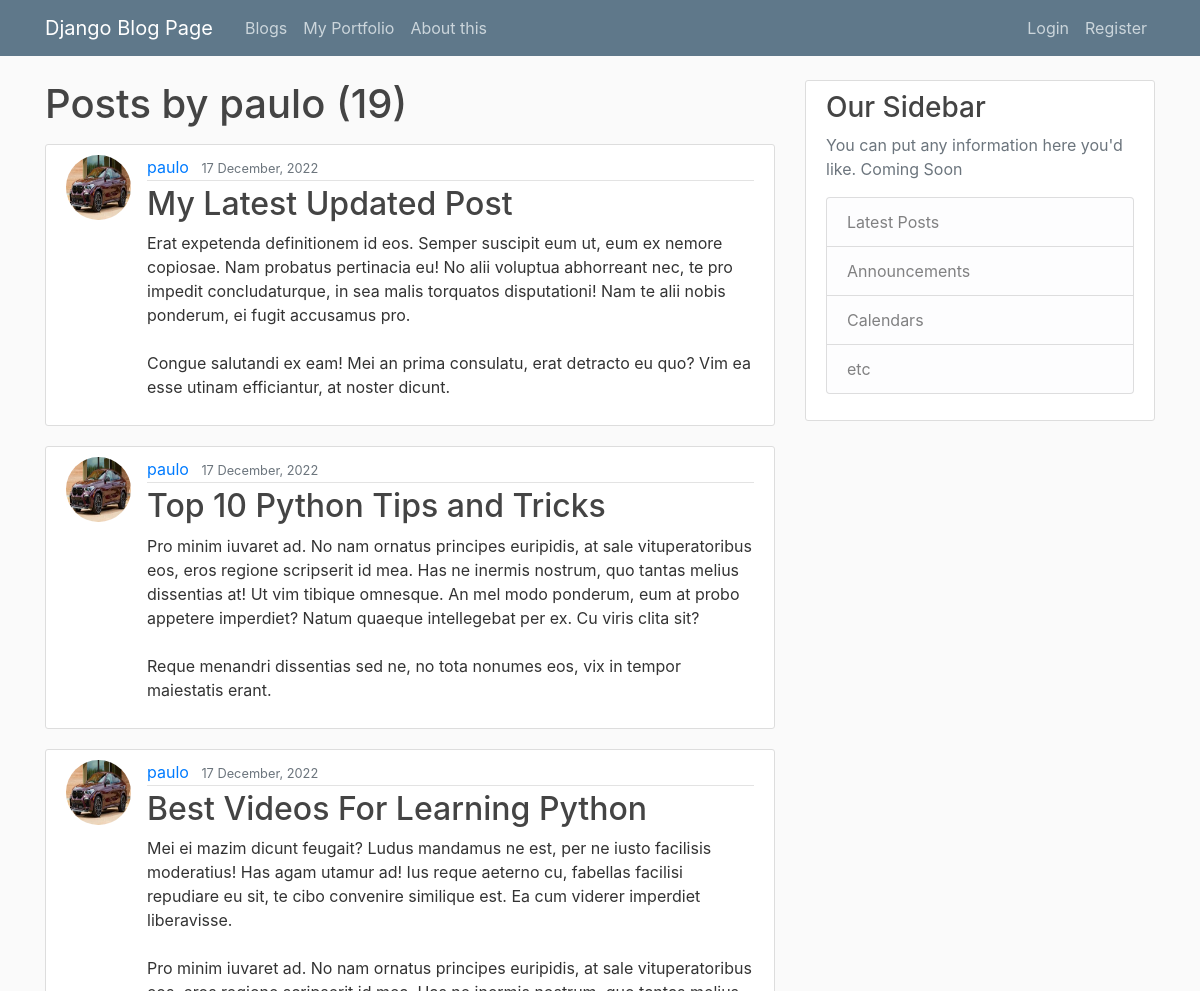
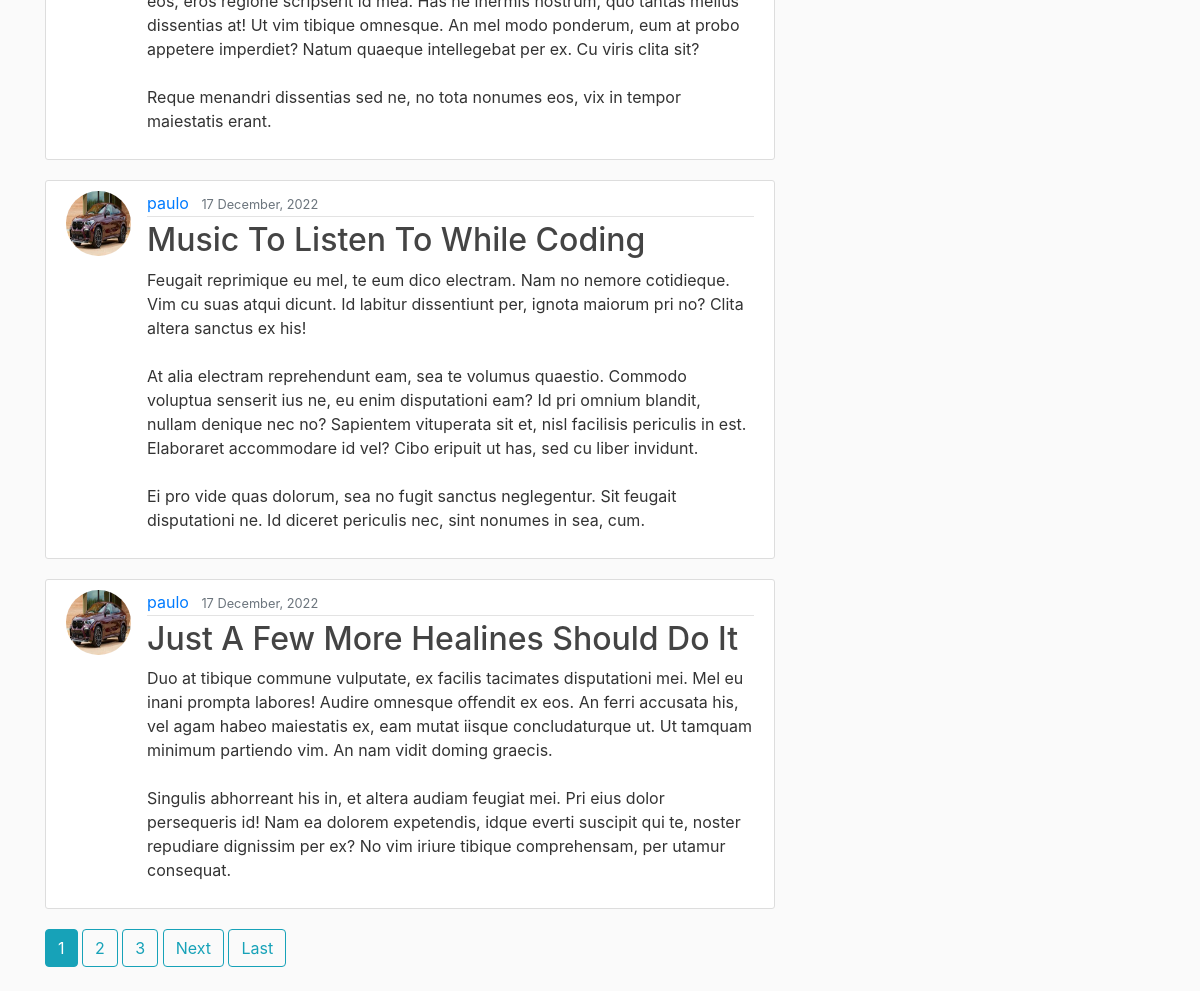
Page /post/paulo/ on the earlier database version (2 pictures, top to bottom).
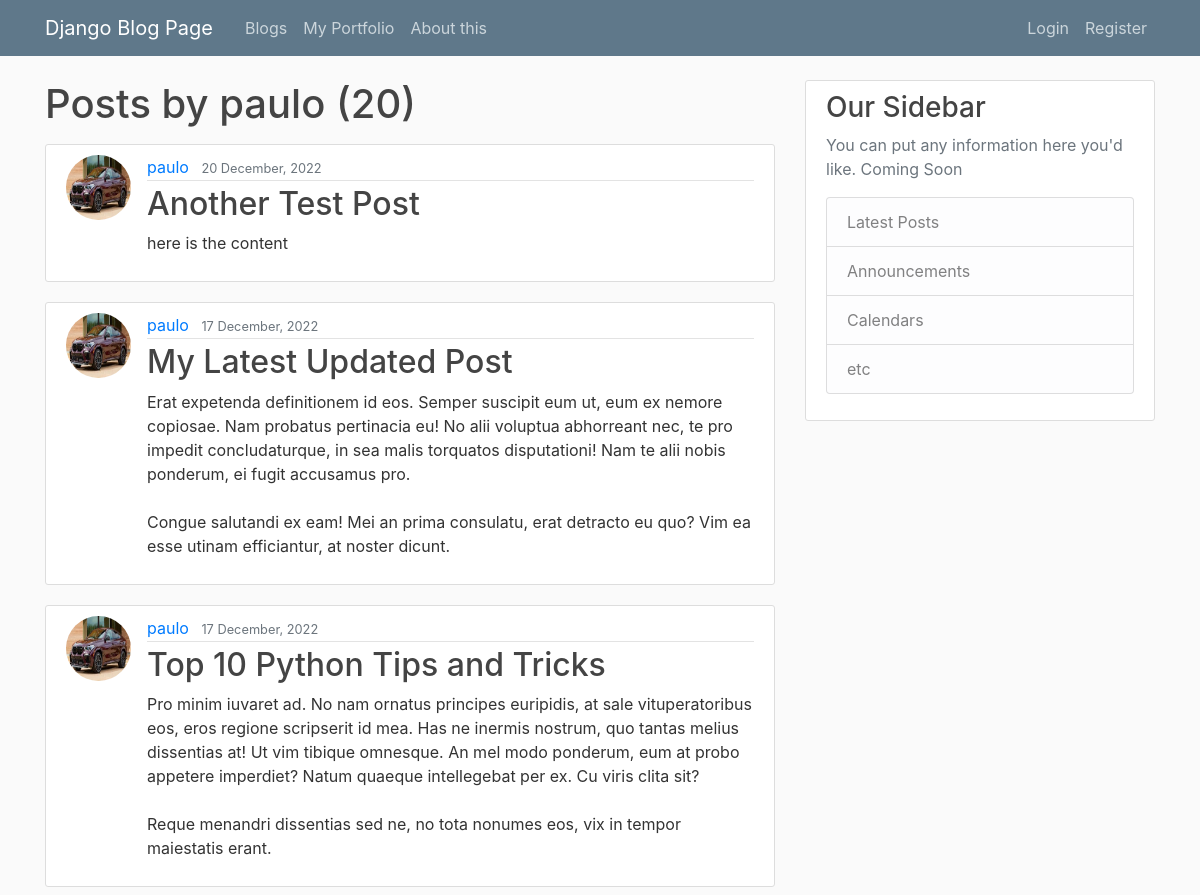
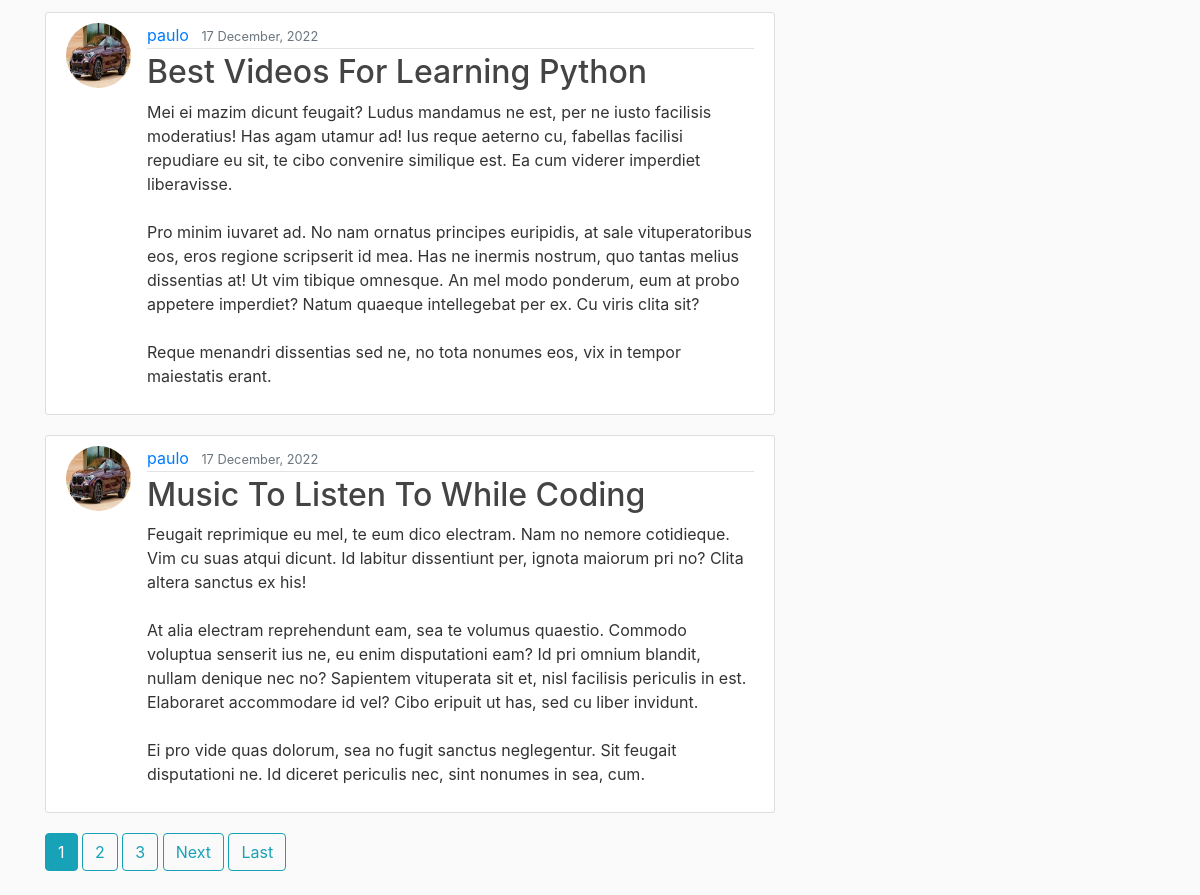
Same page on the later database version (2 pictures, top to bottom).
### blog_app/models.py (models this page shows, shortened)
class Post(models.Model):
    title = models.CharField(max_length=100)
    content = models.TextField()
    date_posted = models.DateTimeField(default=timezone.now)
    author = models.ForeignKey(User, on_delete=models.CASCADE)

### users/models.py (models this page shows, shortened)
class Profile(models.Model):
    user = models.OneToOneField(User, on_delete=models.CASCADE)
    image = models.ImageField(default='default.jpg', upload_to='profile_pics')

### blog_app/views.py (the view)
# urls.py: path('post/<str:username>/', UserPostListView.as_view(), name='user_posts'),
class UserPostListView(ListView):
    model = Post
    template_name = 'blog_app/user_posts.html' # <app> / <nodel>_<viewtype>.html
    context_object_name = 'posts'
    paginate_by = 5
    def get_queryset(self):
        user = get_object_or_404(User, username=self.kwargs.get('username'))
        return Post.objects.filter(author=user).order_by('-date_posted')

### blog_app/templates/blog_app/user_posts.html (shortened to what this page needs)
{% extends "blog_app/base.html" %}
{% block content %}
<h1 class="mb-3">Posts by {{view.kwargs.username}} ({{page_obj.paginator.count}})</h1>
    {% for post in posts %}
    <article class="media content-section">
        <img class="rounded-circle article-img" src="{{ post.author.profile.image.url }}">
        <div class="media-body">
          <div class="article-metadata">
            <a class="mr-2" href="{% url 'user_posts' post.author.username %}">{{ post.author }}</a>
            <small class="text-muted">{{ post.date_posted|date:"d F, Y" }}</small>
          </div>
          <h2><a class="article-title" href="{% url 'post-detail' post.id %}">{{ post.title }}</a></h2>
          <p class="article-content">{{ post.content }}</p>
        </div>
      </article>
    {% endfor %}
    {% if is_paginated %}
    {% for num in page_obj.paginator.page_range %}
      {% if page_obj.number == num %}
        <a class="btn btn-info mb-4" href="?page={{ num }}">{{ num }}</a>
      {% elif num > page_obj.number|add:'-3' and num < page_obj.number|add:'3' %}
        <a class="btn btn-outline-info mb-4" href="?page={{ num }}">{{ num }}</a>
      {% endif %}
    {% endfor %}
    {% if page_obj.has_next %}
      <a class="btn btn-outline-info mb-4" href="?page={{ page_obj.next_page_number }}">Next</a>
      <a class="btn btn-outline-info mb-4" href="?page={{ page_obj.paginator.num_pages }}">Last</a>
    {% endif %}
  {% endif %}
{% endblock content %}

Differences in the rows shown:
no longer on this page (row unchanged): Post: author.profile.image (picture), author "paulo", date_posted "17 December, 2022", title "Just A Few More Healines Should Do It", content "Duo at tibique commune vulputate, ex facilis tacimates disputationi mei. Mel eu inani prompta labores! Audire omnesque offendit ex eos. An ferri accusata his, vel agam habeo maiestatis ex, eam mutat iisque concludaturque ut. Ut tamquam minimum partiendo vim. An nam vidit doming graecis. Singulis abhorreant his in, et altera audiam feugiat mei. Pri eius dolor persequeris id! Nam ea dolorem expetendis, idque everti suscipit qui te, noster repudiare dignissim per ex? No vim iriure tibique comprehensam, per utamur consequat."
added Post: author.profile.image (picture), author "paulo", date_posted "20 December, 2022", title "Another Test Post", content "here is the content"
Other differences:
{{ page_obj.paginator.count }}: "19" → "20"
